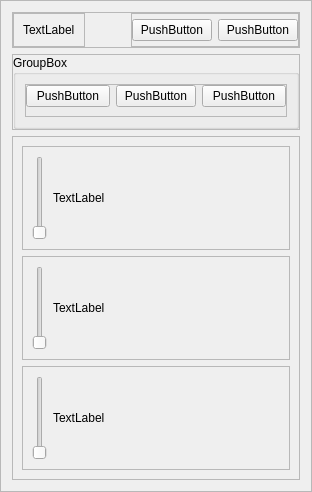
        <widget class="QFrame" name="frame_23">
         <property name="frameShape">
          <enum>QFrame::StyledPanel</enum>
         </property>
         <property name="frameShadow">
          <enum>QFrame::Raised</enum>
         </property>
         <layout class="QVBoxLayout" name="verticalLayout_2">
          <item alignment="Qt::AlignTop">
           <widget class="QFrame" name="frame_24">
            <property name="frameShape">
             <enum>QFrame::StyledPanel</enum>
            </property>
            <property name="frameShadow">
             <enum>QFrame::Raised</enum>
            </property>
            <layout class="QHBoxLayout" name="horizontalLayout_21">
             <property name="leftMargin">
              <number>0</number>
             </property>
             <property name="topMargin">
              <number>0</number>
             </property>
             <property name="rightMargin">
              <number>0</number>
             </property>
             <property name="bottomMargin">
              <number>0</number>
             </property>
             <item alignment="Qt::AlignLeft">
              <widget class="QFrame" name="frame_27">
               <property name="frameShape">
                <enum>QFrame::StyledPanel</enum>
               </property>
               <property name="frameShadow">
                <enum>QFrame::Raised</enum>
               </property>
               <layout class="QHBoxLayout" name="horizontalLayout_23">
                <item>
                 <widget class="QLabel" name="label_6">
                  <property name="text">
                   <string>TextLabel</string>
                  </property>
                 </widget>
                </item>
               </layout>
              </widget>
             </item>
             <item>
              <spacer name="horizontalSpacer_6">
               <property name="orientation">
                <enum>Qt::Horizontal</enum>
               </property>
               <property name="sizeHint" stdset="0">
                <size>
                 <width>40</width>
                 <height>20</height>
                </size>
               </property>
              </spacer>
             </item>
             <item alignment="Qt::AlignRight">
              <widget class="QFrame" name="frame_28">
               <property name="frameShape">
                <enum>QFrame::StyledPanel</enum>
               </property>
               <property name="frameShadow">
                <enum>QFrame::Raised</enum>
               </property>
               <layout class="QHBoxLayout" name="horizontalLayout_22">
                <property name="leftMargin">
                 <number>0</number>
                </property>
                <property name="topMargin">
                 <number>0</number>
                </property>
                <property name="rightMargin">
                 <number>0</number>
                </property>
                <property name="bottomMargin">
                 <number>0</number>
                </property>
                <item>
                 <widget class="QPushButton" name="pushButton_22">
                  <property name="text">
                   <string>PushButton</string>
                  </property>
                 </widget>
                </item>
                <item>
                 <widget class="QPushButton" name="pushButton_23">
                  <property name="text">
                   <string>PushButton</string>
                  </property>
                 </widget>
                </item>
               </layout>
              </widget>
             </item>
            </layout>
           </widget>
          </item>
          <item>
           <widget class="QFrame" name="frame_25">
            <property name="sizePolicy">
             <sizepolicy hsizetype="Preferred" vsizetype="Preferred">
              <horstretch>0</horstretch>
              <verstretch>0</verstretch>
             </sizepolicy>
            </property>
            <property name="frameShape">
             <enum>QFrame::StyledPanel</enum>
            </property>
            <property name="frameShadow">
             <enum>QFrame::Raised</enum>
            </property>
            <layout class="QVBoxLayout" name="verticalLayout_5">
             <property name="leftMargin">
              <number>0</number>
             </property>
             <property name="topMargin">
              <number>0</number>
             </property>
             <property name="rightMargin">
              <number>0</number>
             </property>
             <property name="bottomMargin">
              <number>0</number>
             </property>
             <item>
              <widget class="QGroupBox" name="groupBox_6">
               <property name="title">
                <string>GroupBox</string>
               </property>
               <layout class="QHBoxLayout" name="horizontalLayout_24">
                <item>
                 <widget class="QFrame" name="frame_30">
                  <property name="frameShape">
                   <enum>QFrame::StyledPanel</enum>
                  </property>
                  <property name="frameShadow">
                   <enum>QFrame::Raised</enum>
                  </property>
                  <layout class="QHBoxLayout" name="horizontalLayout_52">
                   <property name="leftMargin">
                    <number>0</number>
                   </property>
                   <property name="topMargin">
                    <number>0</number>
                   </property>
                   <property name="rightMargin">
                    <number>0</number>
                   </property>
                   <item>
                    <widget class="QPushButton" name="pushButton_24">
                     <property name="sizePolicy">
                      <sizepolicy hsizetype="Expanding" vsizetype="Fixed">
                       <horstretch>0</horstretch>
                       <verstretch>0</verstretch>
                      </sizepolicy>
                     </property>
                     <property name="text">
                      <string>PushButton</string>
                     </property>
                    </widget>
                   </item>
                   <item alignment="Qt::AlignHCenter">
                    <widget class="QPushButton" name="pushButton_25">
                     <property name="text">
                      <string>PushButton</string>
                     </property>
                    </widget>
                   </item>
                   <item>
                    <widget class="QPushButton" name="pushButton_26">
                     <property name="sizePolicy">
                      <sizepolicy hsizetype="Expanding" vsizetype="Fixed">
                       <horstretch>0</horstretch>
                       <verstretch>0</verstretch>
                      </sizepolicy>
                     </property>
                     <property name="text">
                      <string>PushButton</string>
                     </property>
                    </widget>
                   </item>
                  </layout>
                 </widget>
                </item>
               </layout>
              </widget>
             </item>
            </layout>
           </widget>
          </item>
          <item>
           <widget class="QFrame" name="frame_26">
            <property name="sizePolicy">
             <sizepolicy hsizetype="Preferred" vsizetype="Expanding">
              <horstretch>0</horstretch>
              <verstretch>0</verstretch>
             </sizepolicy>
            </property>
            <property name="frameShape">
             <enum>QFrame::StyledPanel</enum>
            </property>
            <property name="frameShadow">
             <enum>QFrame::Raised</enum>
            </property>
            <layout class="QVBoxLayout" name="verticalLayout_3">
             <item>
              <widget class="QFrame" name="frame_6">
               <property name="frameShape">
                <enum>QFrame::StyledPanel</enum>
               </property>
               <property name="frameShadow">
                <enum>QFrame::Raised</enum>
               </property>
               <layout class="QHBoxLayout" name="horizontalLayout_26">
                <item>
                 <widget class="QSlider" name="verticalSlider">
                  <property name="orientation">
                   <enum>Qt::Vertical</enum>
                  </property>
                 </widget>
                </item>
                <item>
                 <widget class="QLabel" name="label_7">
                  <property name="text">
                   <string>TextLabel</string>
                  </property>
                 </widget>
                </item>
               </layout>
              </widget>
             </item>
             <item>
              <widget class="QFrame" name="frame_29">
               <property name="frameShape">
                <enum>QFrame::StyledPanel</enum>
               </property>
               <property name="frameShadow">
                <enum>QFrame::Raised</enum>
               </property>
               <layout class="QHBoxLayout" name="horizontalLayout_25">
                <item>
                 <widget class="QSlider" name="verticalSlider_2">
                  <property name="orientation">
                   <enum>Qt::Vertical</enum>
                  </property>
                 </widget>
                </item>
                <item>
                 <widget class="QLabel" name="label_8">
                  <property name="text">
                   <string>TextLabel</string>
                  </property>
                 </widget>
                </item>
               </layout>
              </widget>
             </item>
             <item>
              <widget class="QFrame" name="frame_43">
               <property name="frameShape">
                <enum>QFrame::StyledPanel</enum>
               </property>
               <property name="frameShadow">
                <enum>QFrame::Raised</enum>
               </property>
               <layout class="QHBoxLayout" name="horizontalLayout_6">
                <item>
                 <widget class="QSlider" name="verticalSlider_3">
                  <property name="orientation">
                   <enum>Qt::Vertical</enum>
                  </property>
                 </widget>
                </item>
                <item>
                 <widget class="QLabel" name="label_9">
                  <property name="text">
                   <string>TextLabel</string>
                  </property>
                 </widget>
                </item>
               </layout>
              </widget>
             </item>
            </layout>
           </widget>
          </item>
         </layout>
        </widget>
